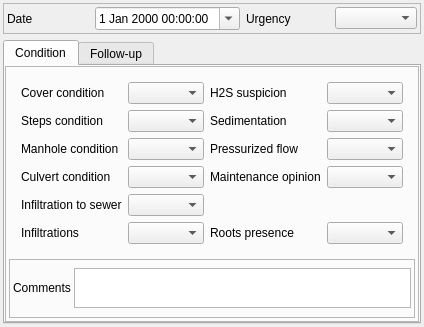
<?xml version="1.0" encoding="UTF-8"?>
<ui version="4.0">
 <class>Form_base3_ud</class>
 <widget class="QWidget" name="Form_base3_ud">
  <property name="geometry">
   <rect>
    <x>0</x>
    <y>0</y>
    <width>424</width>
    <height>327</height>
   </rect>
  </property>
  <property name="windowTitle">
   <string>Form</string>
  </property>
  <layout class="QVBoxLayout" name="verticalLayout">
   <property name="leftMargin">
    <number>3</number>
   </property>
   <property name="topMargin">
    <number>3</number>
   </property>
   <property name="rightMargin">
    <number>3</number>
   </property>
   <property name="bottomMargin">
    <number>3</number>
   </property>
   <item>
    <widget class="QFrame" name="frame">
     <property name="frameShape">
      <enum>QFrame::StyledPanel</enum>
     </property>
     <property name="frameShadow">
      <enum>QFrame::Raised</enum>
     </property>
     <layout class="QGridLayout" name="gridLayout_3">
      <property name="leftMargin">
       <number>3</number>
      </property>
      <property name="topMargin">
       <number>3</number>
      </property>
      <property name="rightMargin">
       <number>3</number>
      </property>
      <property name="bottomMargin">
       <number>3</number>
      </property>
      <item row="0" column="0">
       <widget class="QLabel" name="label">
        <property name="text">
         <string>Date</string>
        </property>
       </widget>
      </item>
      <item row="0" column="1">
       <widget class="QDateTimeEdit" name="datetimeobservation">
        <property name="calendarPopup">
         <bool>true</bool>
        </property>
       </widget>
      </item>
      <item row="0" column="2">
       <widget class="QLabel" name="label_5">
        <property name="text">
         <string>Urgency</string>
        </property>
       </widget>
      </item>
      <item row="0" column="3">
       <widget class="QComboBox" name="gravity"/>
      </item>
     </layout>
    </widget>
   </item>
   <item>
    <widget class="QTabWidget" name="tabWidget_obs">
     <property name="currentIndex">
      <number>0</number>
     </property>
     <widget class="QWidget" name="tab">
      <attribute name="title">
       <string>Condition</string>
      </attribute>
      <layout class="QVBoxLayout" name="verticalLayout_4">
       <property name="leftMargin">
        <number>0</number>
       </property>
       <property name="topMargin">
        <number>0</number>
       </property>
       <property name="rightMargin">
        <number>0</number>
       </property>
       <property name="bottomMargin">
        <number>0</number>
       </property>
       <item>
        <widget class="QFrame" name="frame_3">
         <property name="frameShape">
          <enum>QFrame::StyledPanel</enum>
         </property>
         <property name="frameShadow">
          <enum>QFrame::Raised</enum>
         </property>
         <layout class="QVBoxLayout" name="verticalLayout_3">
          <property name="spacing">
           <number>3</number>
          </property>
          <property name="leftMargin">
           <number>3</number>
          </property>
          <property name="topMargin">
           <number>3</number>
          </property>
          <property name="rightMargin">
           <number>3</number>
          </property>
          <property name="bottomMargin">
           <number>3</number>
          </property>
          <item>
           <widget class="QStackedWidget" name="stackedWidget">
            <property name="currentIndex">
             <number>1</number>
            </property>
            <widget class="QWidget" name="page">
             <layout class="QGridLayout" name="gridLayout" columnstretch="1,5,1">
              <item row="5" column="0">
               <widget class="QLabel" name="label_6">
                <property name="text">
                 <string>Progression</string>
                </property>
               </widget>
              </item>
              <item row="1" column="0">
               <widget class="QLabel" name="label_2">
                <property name="text">
                 <string>Number</string>
                </property>
               </widget>
              </item>
              <item row="1" column="1">
               <widget class="QSpinBox" name="spinBox_nombre">
                <property name="minimum">
                 <number>-1</number>
                </property>
               </widget>
              </item>
              <item row="1" column="2">
               <widget class="QToolButton" name="toolButton_calc_nb">
                <property name="text">
                 <string/>
                </property>
                <property name="icon">
                 <iconset>
                  <normaloff>:/plugins/Lamia/icons/numpad.png</normaloff>:/plugins/Lamia/icons/numpad.png</iconset>
                </property>
               </widget>
              </item>
              <item row="5" column="1" colspan="2">
               <widget class="QTextEdit" name="textEdit_evolution">
                <property name="sizePolicy">
                 <sizepolicy hsizetype="Expanding" vsizetype="Expanding">
                  <horstretch>0</horstretch>
                  <verstretch>0</verstretch>
                 </sizepolicy>
                </property>
                <property name="maximumSize">
                 <size>
                  <width>16777215</width>
                  <height>40</height>
                 </size>
                </property>
               </widget>
              </item>
             </layout>
            </widget>
            <widget class="QWidget" name="page_2">
             <layout class="QGridLayout" name="gridLayout_2">
              <item row="0" column="0">
               <widget class="QStackedWidget" name="stackedWidget_2">
                <property name="currentIndex">
                 <number>0</number>
                </property>
                <widget class="QWidget" name="page_6">
                 <layout class="QGridLayout" name="gridLayout_7">
                  <property name="leftMargin">
                   <number>3</number>
                  </property>
                  <property name="topMargin">
                   <number>3</number>
                  </property>
                  <property name="rightMargin">
                   <number>3</number>
                  </property>
                  <property name="bottomMargin">
                   <number>3</number>
                  </property>
                  <item row="5" column="1">
                   <widget class="QComboBox" name="presenceinfiltration"/>
                  </item>
                  <item row="3" column="2">
                   <widget class="QLabel" name="label_18">
                    <property name="text">
                     <string>Maintenance opinion</string>
                    </property>
                    <property name="wordWrap">
                     <bool>true</bool>
                    </property>
                   </widget>
                  </item>
                  <item row="5" column="0">
                   <widget class="QLabel" name="label_25">
                    <property name="text">
                     <string>Infiltrations</string>
                    </property>
                    <property name="wordWrap">
                     <bool>true</bool>
                    </property>
                   </widget>
                  </item>
                  <item row="4" column="0">
                   <widget class="QLabel" name="label_10">
                    <property name="text">
                     <string>Infiltration to sewer</string>
                    </property>
                    <property name="wordWrap">
                     <bool>true</bool>
                    </property>
                   </widget>
                  </item>
                  <item row="4" column="1">
                   <widget class="QComboBox" name="presenceinfiltrationtosewer"/>
                  </item>
                  <item row="0" column="0">
                   <widget class="QLabel" name="label_11">
                    <property name="text">
                     <string>Cover condition</string>
                    </property>
                    <property name="wordWrap">
                     <bool>true</bool>
                    </property>
                   </widget>
                  </item>
                  <item row="0" column="1">
                   <widget class="QComboBox" name="conditioncover"/>
                  </item>
                  <item row="1" column="0">
                   <widget class="QLabel" name="label_12">
                    <property name="text">
                     <string>Steps condition</string>
                    </property>
                    <property name="wordWrap">
                     <bool>true</bool>
                    </property>
                   </widget>
                  </item>
                  <item row="3" column="0">
                   <widget class="QLabel" name="label_13">
                    <property name="text">
                     <string>Culvert condition</string>
                    </property>
                    <property name="wordWrap">
                     <bool>true</bool>
                    </property>
                   </widget>
                  </item>
                  <item row="1" column="1">
                   <widget class="QComboBox" name="conditionstep"/>
                  </item>
                  <item row="2" column="0">
                   <widget class="QLabel" name="label_14">
                    <property name="text">
                     <string>Manhole condition</string>
                    </property>
                    <property name="wordWrap">
                     <bool>true</bool>
                    </property>
                   </widget>
                  </item>
                  <item row="2" column="1">
                   <widget class="QComboBox" name="conditionmanhole"/>
                  </item>
                  <item row="3" column="1">
                   <widget class="QComboBox" name="conditionculvert"/>
                  </item>
                  <item row="0" column="2">
                   <widget class="QLabel" name="label_15">
                    <property name="text">
                     <string>H2S suspicion</string>
                    </property>
                    <property name="wordWrap">
                     <bool>true</bool>
                    </property>
                   </widget>
                  </item>
                  <item row="0" column="3">
                   <widget class="QComboBox" name="presenceh2s"/>
                  </item>
                  <item row="1" column="2">
                   <widget class="QLabel" name="label_16">
                    <property name="text">
                     <string>Sedimentation</string>
                    </property>
                    <property name="wordWrap">
                     <bool>true</bool>
                    </property>
                   </widget>
                  </item>
                  <item row="1" column="3">
                   <widget class="QComboBox" name="presencesediments"/>
                  </item>
                  <item row="2" column="2">
                   <widget class="QLabel" name="label_17">
                    <property name="text">
                     <string>Pressurized flow</string>
                    </property>
                    <property name="wordWrap">
                     <bool>true</bool>
                    </property>
                   </widget>
                  </item>
                  <item row="2" column="3">
                   <widget class="QComboBox" name="presencepressurizedflow"/>
                  </item>
                  <item row="3" column="3">
                   <widget class="QComboBox" name="maintenanceopinion"/>
                  </item>
                  <item row="5" column="3">
                   <widget class="QComboBox" name="presenceroots"/>
                  </item>
                  <item row="5" column="2">
                   <widget class="QLabel" name="label_26">
                    <property name="text">
                     <string>Roots presence</string>
                    </property>
                    <property name="wordWrap">
                     <bool>true</bool>
                    </property>
                   </widget>
                  </item>
                 </layout>
                </widget>
                <widget class="QWidget" name="page_7">
                 <layout class="QGridLayout" name="gridLayout_8">
                  <item row="1" column="0">
                   <widget class="QLabel" name="label_19">
                    <property name="text">
                     <string>Sum condition</string>
                    </property>
                   </widget>
                  </item>
                  <item row="1" column="1">
                   <widget class="QComboBox" name="conditionglobal_3"/>
                  </item>
                  <item row="0" column="0">
                   <widget class="QLabel" name="label_20">
                    <property name="text">
                     <string>Cover condition</string>
                    </property>
                   </widget>
                  </item>
                  <item row="0" column="1">
                   <widget class="QComboBox" name="conditioncover_2"/>
                  </item>
                  <item row="2" column="0">
                   <widget class="QLabel" name="label_21">
                    <property name="text">
                     <string>Floats condition</string>
                    </property>
                   </widget>
                  </item>
                  <item row="2" column="1">
                   <widget class="QComboBox" name="conditioncontroller"/>
                  </item>
                 </layout>
                </widget>
                <widget class="QWidget" name="page_4">
                 <layout class="QGridLayout" name="gridLayout_9">
                  <item row="0" column="0">
                   <widget class="QLabel" name="label_22">
                    <property name="text">
                     <string>General condition</string>
                    </property>
                   </widget>
                  </item>
                  <item row="1" column="0">
                   <widget class="QLabel" name="label_23">
                    <property name="text">
                     <string>Sedimentation/clutter</string>
                    </property>
                   </widget>
                  </item>
                  <item row="1" column="1">
                   <widget class="QComboBox" name="presencesediments_2"/>
                  </item>
                  <item row="0" column="1">
                   <widget class="QComboBox" name="conditionglobal_2"/>
                  </item>
                 </layout>
                </widget>
                <widget class="QWidget" name="page_5">
                 <layout class="QGridLayout" name="gridLayout_10">
                  <item row="0" column="0">
                   <widget class="QLabel" name="label_24">
                    <property name="text">
                     <string>General condition</string>
                    </property>
                   </widget>
                  </item>
                  <item row="0" column="1">
                   <widget class="QComboBox" name="conditionglobal"/>
                  </item>
                 </layout>
                </widget>
               </widget>
              </item>
             </layout>
            </widget>
            <widget class="QWidget" name="page_3">
             <layout class="QVBoxLayout" name="verticalLayout_2">
              <item>
               <widget class="QLabel" name="label_9">
                <property name="text">
                 <string>Equip</string>
                </property>
               </widget>
              </item>
             </layout>
            </widget>
           </widget>
          </item>
          <item>
           <widget class="QFrame" name="frame_4">
            <property name="frameShape">
             <enum>QFrame::StyledPanel</enum>
            </property>
            <property name="frameShadow">
             <enum>QFrame::Raised</enum>
            </property>
            <layout class="QGridLayout" name="gridLayout_6">
             <property name="leftMargin">
              <number>3</number>
             </property>
             <property name="topMargin">
              <number>3</number>
             </property>
             <property name="rightMargin">
              <number>3</number>
             </property>
             <property name="bottomMargin">
              <number>3</number>
             </property>
             <property name="spacing">
              <number>3</number>
             </property>
             <item row="1" column="0">
              <widget class="QLabel" name="label_7">
               <property name="text">
                <string>Comments</string>
               </property>
              </widget>
             </item>
             <item row="1" column="1">
              <widget class="QTextEdit" name="comment">
               <property name="sizePolicy">
                <sizepolicy hsizetype="Expanding" vsizetype="Expanding">
                 <horstretch>0</horstretch>
                 <verstretch>0</verstretch>
                </sizepolicy>
               </property>
               <property name="maximumSize">
                <size>
                 <width>16777215</width>
                 <height>40</height>
                </size>
               </property>
              </widget>
             </item>
            </layout>
           </widget>
          </item>
         </layout>
        </widget>
       </item>
      </layout>
     </widget>
     <widget class="QWidget" name="tab_2">
      <attribute name="title">
       <string>Follow-up</string>
      </attribute>
      <layout class="QVBoxLayout" name="verticalLayout_5">
       <property name="leftMargin">
        <number>0</number>
       </property>
       <property name="topMargin">
        <number>0</number>
       </property>
       <property name="rightMargin">
        <number>0</number>
       </property>
       <property name="bottomMargin">
        <number>0</number>
       </property>
       <item>
        <widget class="QGroupBox" name="groupBox">
         <property name="title">
          <string/>
         </property>
         <layout class="QGridLayout" name="gridLayout_4">
          <item row="2" column="0">
           <widget class="QLabel" name="label_8">
            <property name="text">
             <string>Comments</string>
            </property>
           </widget>
          </item>
          <item row="0" column="0">
           <widget class="QLabel" name="label_4">
            <property name="text">
             <string>Follow-up type</string>
            </property>
           </widget>
          </item>
          <item row="0" column="1">
           <widget class="QComboBox" name="nextactiontype"/>
          </item>
          <item row="2" column="1">
           <widget class="QTextEdit" name="nextactioncomment">
            <property name="sizePolicy">
             <sizepolicy hsizetype="Expanding" vsizetype="Expanding">
              <horstretch>0</horstretch>
              <verstretch>0</verstretch>
             </sizepolicy>
            </property>
            <property name="maximumSize">
             <size>
              <width>16777215</width>
              <height>40</height>
             </size>
            </property>
           </widget>
          </item>
          <item row="1" column="0">
           <widget class="QLabel" name="label_3">
            <property name="text">
             <string>Follow-up subtype</string>
            </property>
           </widget>
          </item>
          <item row="1" column="1">
           <widget class="QComboBox" name="nextactionsubtype"/>
          </item>
         </layout>
        </widget>
       </item>
      </layout>
     </widget>
    </widget>
   </item>
  </layout>
 </widget>
 <resources/>
 <connections/>
</ui>
